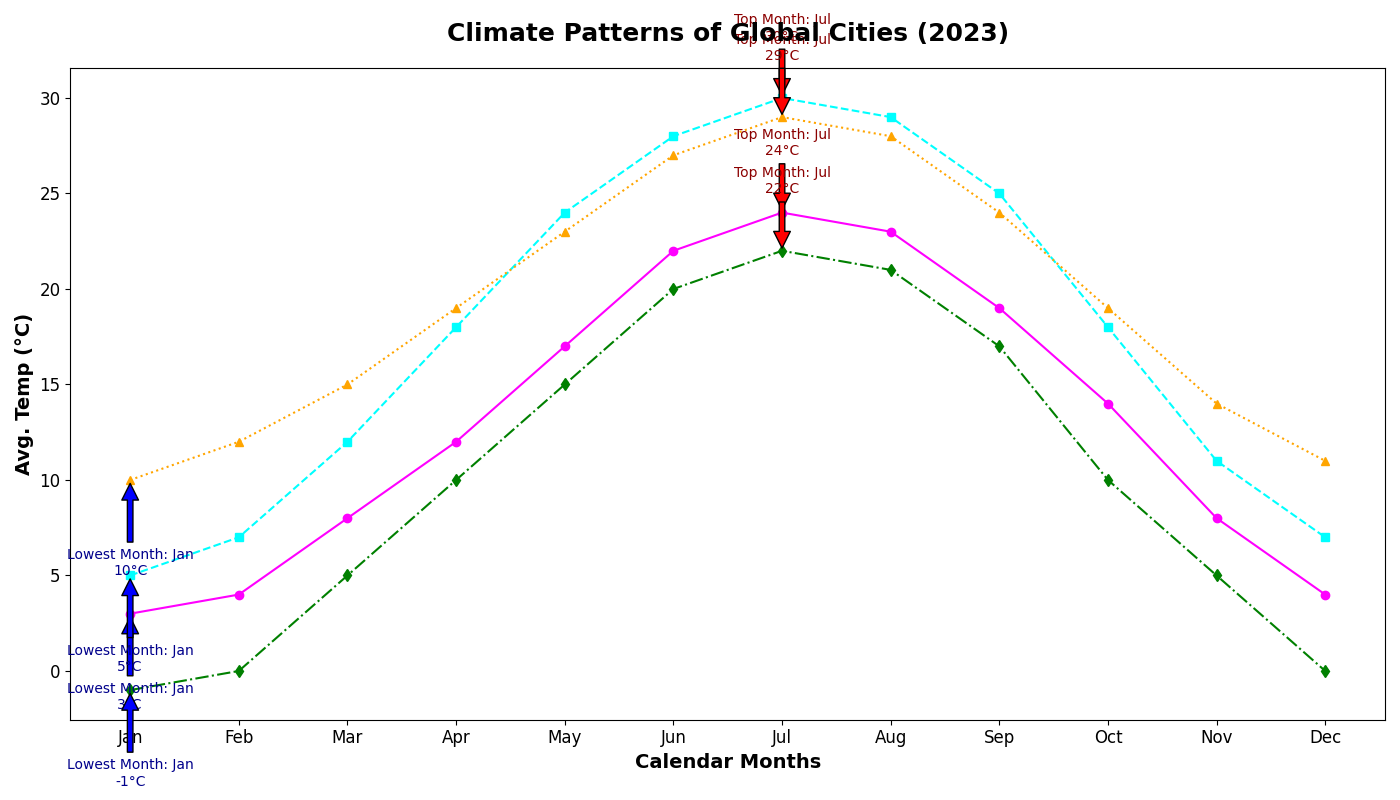

The Python source for this figure:
import matplotlib.pyplot as plt
import numpy as np

months = np.array(['Jan', 'Feb', 'Mar', 'Apr', 'May', 'Jun', 'Jul', 'Aug', 'Sep', 'Oct', 'Nov', 'Dec'])

city_a_temps = np.array([3, 4, 8, 12, 17, 22, 24, 23, 19, 14, 8, 4])
city_b_temps = np.array([5, 7, 12, 18, 24, 28, 30, 29, 25, 18, 11, 7])
city_c_temps = np.array([-1, 0, 5, 10, 15, 20, 22, 21, 17, 10, 5, 0])
city_d_temps = np.array([10, 12, 15, 19, 23, 27, 29, 28, 24, 19, 14, 11])

fig, ax = plt.subplots(figsize=(14, 8))

# Shuffled colors for each city
ax.plot(months, city_a_temps, marker='o', linestyle='-', color='magenta')
ax.plot(months, city_b_temps, marker='s', linestyle='--', color='cyan')
ax.plot(months, city_c_temps, marker='d', linestyle='-.', color='green')
ax.plot(months, city_d_temps, marker='^', linestyle=':', color='orange')

ax.set_title("Climate Patterns of Global Cities (2023)", fontsize=18, fontweight='bold', pad=20)
ax.set_xlabel("Calendar Months", fontsize=14, weight='bold')
ax.set_ylabel("Avg. Temp (°C)", fontsize=14, weight='bold')

for city_temps in [city_a_temps, city_b_temps, city_c_temps, city_d_temps]:
    hottest_month = months[np.argmax(city_temps)]
    coldest_month = months[np.argmin(city_temps)]
    hottest_temp = np.max(city_temps)
    coldest_temp = np.min(city_temps)
    
    ax.annotate(f'Top Month: {hottest_month}\n{hottest_temp}°C', 
                xy=(hottest_month, hottest_temp), 
                xytext=(hottest_month, hottest_temp + 3), 
                arrowprops=dict(facecolor='red', shrink=0.05), 
                fontsize=10, color='darkred', ha='center')
    
    ax.annotate(f'Lowest Month: {coldest_month}\n{coldest_temp}°C', 
                xy=(coldest_month, coldest_temp), 
                xytext=(coldest_month, coldest_temp - 5), 
                arrowprops=dict(facecolor='blue', shrink=0.05), 
                fontsize=10, color='darkblue', ha='center')

plt.xticks(fontsize=12)
plt.yticks(fontsize=12)
plt.tight_layout()
plt.show()
